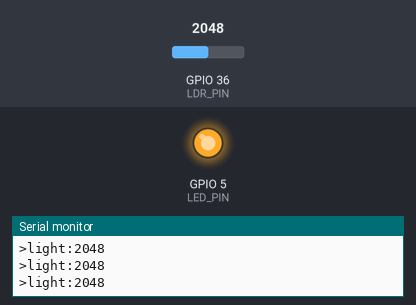
This program was run on a simulated ESP32. Parts: output pins drawn as LEDs (lit = HIGH), the last lines printed to the serial monitor. Inputs (shaded band) come from the test bench; at power-on: GPIO 36 (LDR_PIN) = 2048 (analog values on the 0–4095 scale).

Above: at 1.2 s.
1.3 s: GPIO 36 (LDR_PIN) set to 1537
2.8 s: GPIO 36 (LDR_PIN) set to 1465
At 3.1 s:
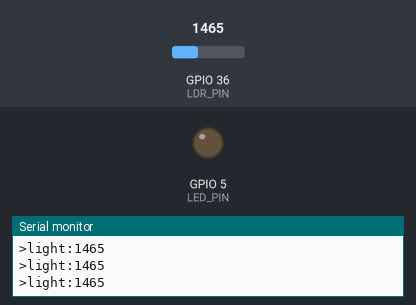
4.3 s: GPIO 36 (LDR_PIN) set to 1540
At 5.5 s:
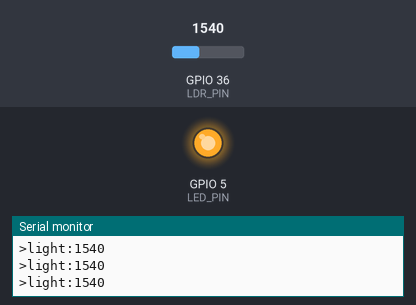
5.8 s: GPIO 36 (LDR_PIN) set to 1460
At 6.8 s:
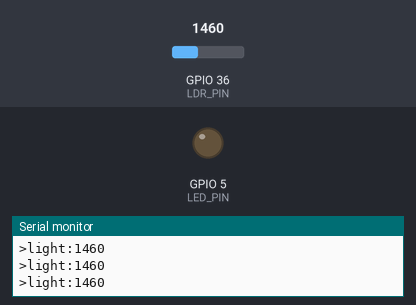
Timing chart, 0 to 8.3 s (numbered marks = the images above; inputs shaded):
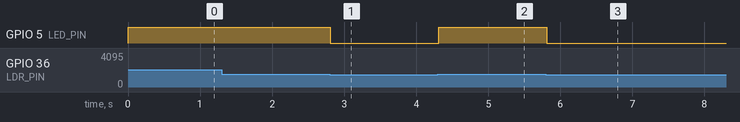

The program:

main.cpp
```cpp
#include <Arduino.h>

#define LDR_PIN 36
#define LED_PIN 5

const long BAUD_RATE = 115200;

void setup() {
  Serial.begin(BAUD_RATE);

  // Đợi Serial khởi tạo
  while(!Serial) {
    delay(10);
  }

  analogReadResolution(12);

  pinMode(LED_PIN, OUTPUT);
  digitalWrite(LED_PIN, LOW);

  Serial.println("LDR Light Sensor - Real-time Plot Ready");
  Serial.println("Format: >light:value");
}

void loop() {
  int ldrValue = analogRead(LDR_PIN);

  // Format cho Teleplot extension (cần dấu > ở đầu)
  Serial.print(">light:");
  Serial.println(ldrValue);

  // Điều khiển LED theo độ sáng
  if (ldrValue < 1500) {
    digitalWrite(LED_PIN, LOW);   // Tối thì tắt LED
  } else {
    digitalWrite(LED_PIN, HIGH);  // Sáng thì bật LED
  }

  delay(100);  // 100ms sampling rate
}
```

Measured:
- the behaviour switches between 1500 and 1499 on GPIO 36 (LDR_PIN) (found by bisection; images 0 and 1)
- after the input at 2.8 s, GPIO 5 (LED_PIN): HIGH → LOW at once
- after the input at 4.3 s, GPIO 5 (LED_PIN): LOW → HIGH at once
- after the input at 5.8 s, GPIO 5 (LED_PIN): HIGH → LOW at once
